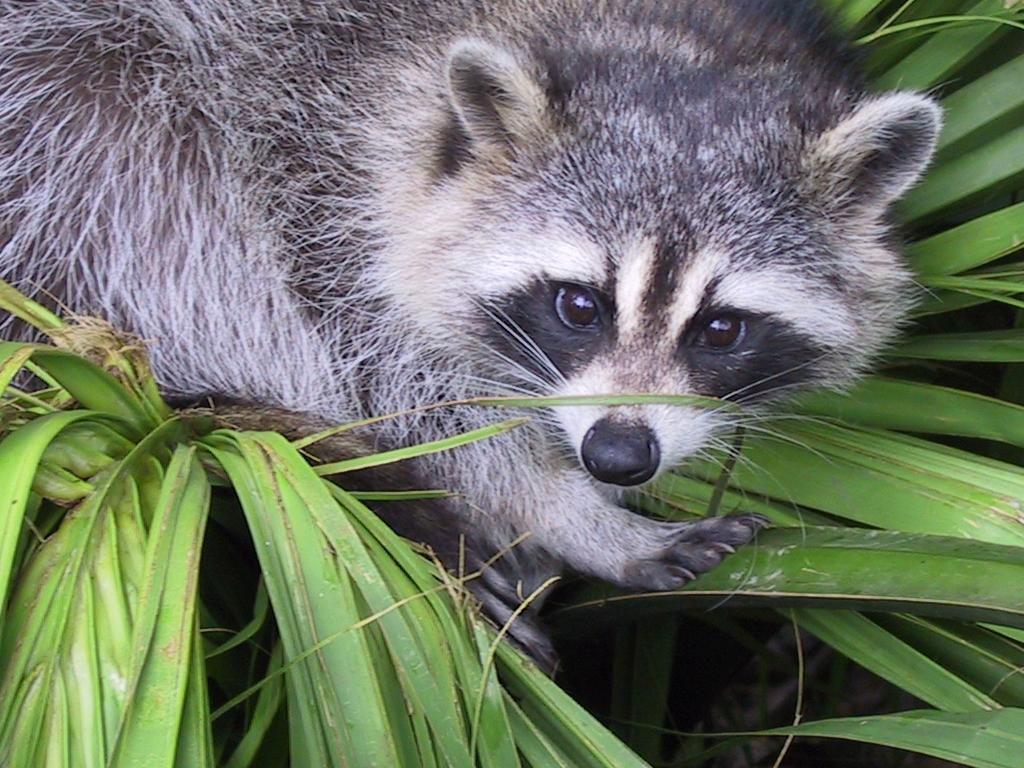
#> input picture PISCINE_DATA/day01/ex03/animal.jpeg, 1024 x 768 px
$ python load_image.py
#> lines starting #> are read from the running program, lines starting #| are printed output that depends on the picture
from PIL import Image
import cv2
import matplotlib.pyplot as plt
import numpy as np


def zoom(img, x1, y1, x2, y2):
    sliced = img[y1:y2, x1:x2]

    plt.imshow(sliced, cmap='gray')
    plt.xlabel("X (pixels)")
    plt.ylabel("Y (pixels)")
    plt.title(f"Zone découpée ({x1},{y1}) → ({x2},{y2})")
    plt.show()

    new_sliced = sliced[:, :, np.newaxis]
    print("New shape after slicing:", new_sliced.shape, "or", sliced.shape)
    print(new_sliced)


def load_image(path: str):

#> called with path = 'animal.jpeg'
    img_color = cv2.imread(path)
#> img_color is the input picture: shape (768, 1024, 3); mean B, G, R 102.1, 117.7, 110.7
    if img_color is None:
        raise ValueError("Image introuvable")

    img_gray = cv2.cvtColor(img_color, cv2.COLOR_BGR2RGB)

    plt.imshow(img_color)
    plt.xlabel("X (pixels)")
    plt.ylabel("Y (pixels)")
    plt.title("Image avec axes")
    plt.show()

    print("The shape of image is:", img_color.shape)
#| The shape of image is: (768, 1024, 3)
    print(img_color)
#> (printed output is left out)
    img_gray = cv2.cvtColor(img_color, cv2.COLOR_BGR2GRAY)
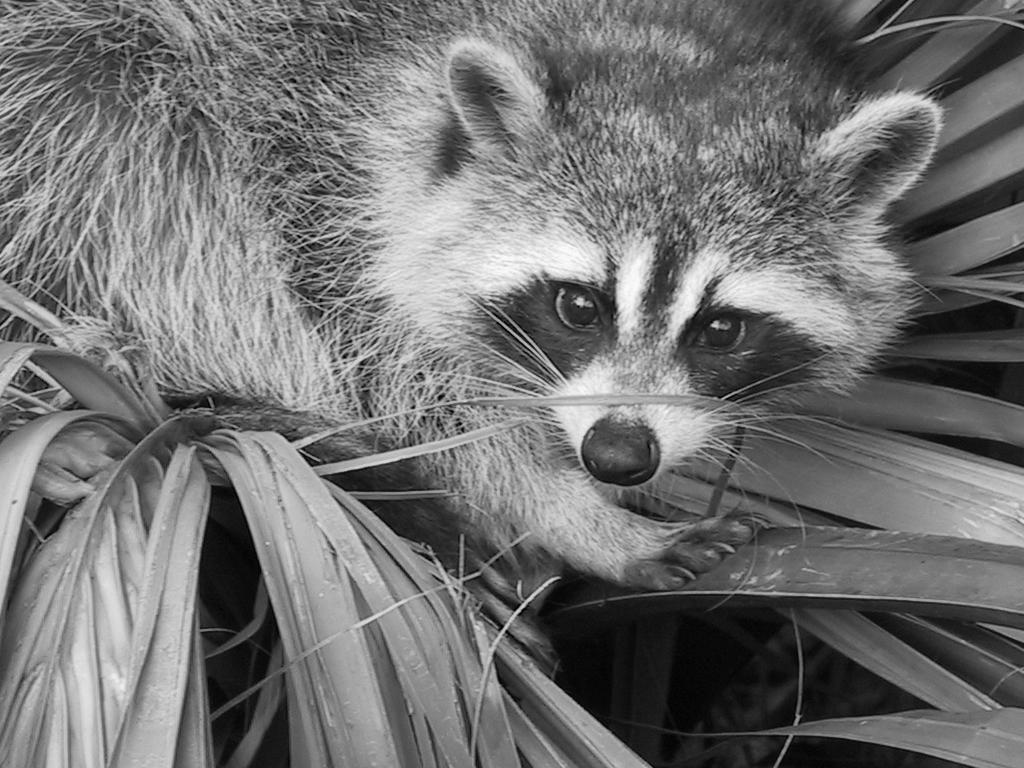
#> img_gray: shape (768, 1024); min 0, max 253, mean 113.8
    sliced_img = zoom(img_gray, x1=50, y1=50, x2=450, y2=450)
#> in zoom, `sliced = img[y1:y2, x1:x2]`:
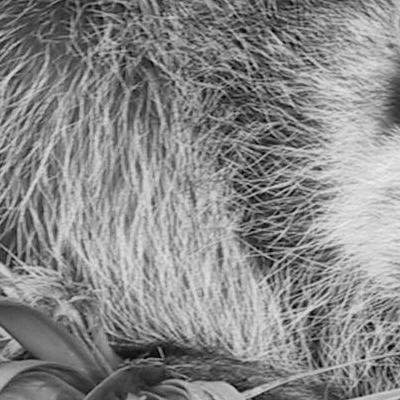
#> sliced: shape (400, 400); min 0, max 243, mean 136.3
#| New shape after slicing: (400, 400, 1) or (400, 400)
#> (printed output is left out)


load_image("animal.jpeg")
